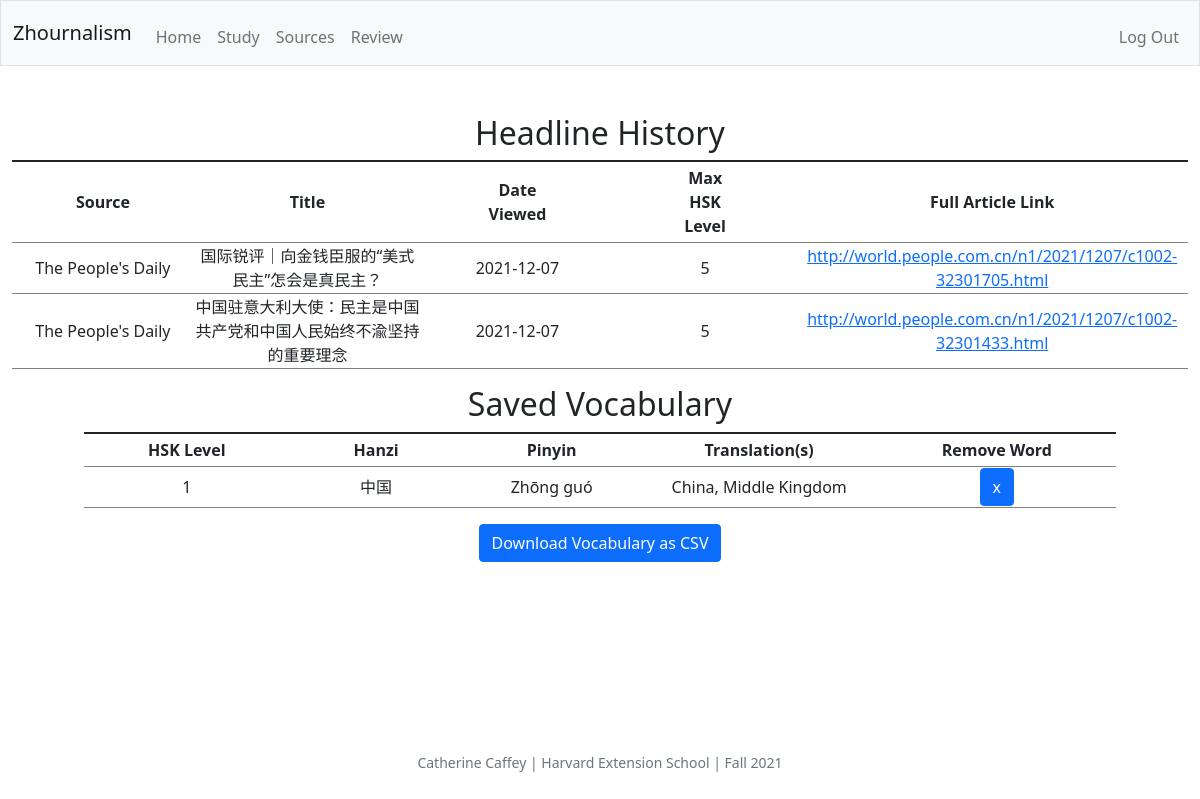
Screenshot of /review (signed in) with the database file from the repository.
### tables this page shows
CREATE TABLE user_headline_history (                 id INTEGER PRIMARY KEY AUTOINCREMENT NOT NULL,                 user_id INTEGER NOT NULL,                 date_viewed TEXT NOT NULL,                 headline_id INTEGER NOT NULL,                 FOREIGN KEY(headline_id) REFERENCES rss_items(id),                 FOREIGN KEY(user_id) REFERENCES users(id));

CREATE TABLE rss_items (                 id INTEGER PRIMARY KEY AUTOINCREMENT NOT NULL,                 source TEXT NOT NULL,                 title TEXT NOT NULL,                 tokenized_title TEXT,                 highest_hsk_level INTEGER,                 pub_date TEXT NOT NULL,                 link TEXT NOT NULL);

CREATE TABLE hsk_data (                 id INTEGER PRIMARY KEY NOT NULL,                 hsk_level INTEGER NOT NULL,                 hanzi TEXT NOT NULL,                 pinyin TEXT NOT NULL,                 translations TEXT NOT NULL);

### app.py (the view)
@app.route("/review", methods=["GET"])
@login_required
def review():
    viewed_headlines = db.execute("SELECT rss_items.source, rss_items.title, rss_items.link, rss_items.highest_hsk_level, user_headline_history.date_viewed \
                                   FROM rss_items LEFT JOIN user_headline_history \
                                   ON user_headline_history.headline_id=rss_items.id \
                                   WHERE user_headline_history.user_id = ?", session["user_id"])
    saved_vocab = select_saved_vocab()
    return render_template("review.html", viewed_headlines=viewed_headlines, saved_vocab=saved_vocab)

### app.py (called while the page is built)
@app.after_request
def after_request(response):
    response.headers["Cache-Control"] = "no-cache, no-store, must-revalidate"
    response.headers["Expires"] = 0
    response.headers["Pragma"] = "no-cache"
    return response

def select_saved_vocab():
    saved_vocab = db.execute("SELECT hsk_data.hsk_level, hsk_data.hanzi, hsk_data.pinyin, hsk_data.translations, hsk_data.id \
                                   FROM hsk_data LEFT JOIN user_vocab_history \
                                   ON user_vocab_history.vocab_id=hsk_data.id \
                                   WHERE user_vocab_history.user_id = ?", session["user_id"])
    for vocab in saved_vocab:
        translations_list = vocab['translations']
        cleaned_translations_list = translations_list.replace("[", "").replace("]", "").replace("'", "")
        vocab['translations'] = cleaned_translations_list
    return saved_vocab

### helpers.py (called while the page is built)
def login_required(f):
    @wraps(f)
    def decorated_function(*args, **kwargs):
        if session.get("user_id") is None:
            return redirect("/login")
        return f(*args, **kwargs)
    return decorated_function

### templates/review.html (shortened to what this page needs)
{% extends "layout.html" %}
{% block main %}
    <div class="mb-3">
        <div class="section table">
            <h2>Headline History</h2>
            <table>
                <thead>
                    <tr>
                        <th>Source</th>
                        <th>Title</th>
                        <th>Date Viewed</th>
                        <th>Max HSK Level</th>
                        <th>Full Article Link</th>
                    </tr>
                </thead>
                <tbody>
                    {% for headline in viewed_headlines %}
                        <tr>
                            <td>{{ headline['source'] }}</td>
                            <td>{{ headline['title'] }}</td>
                            <td>{{ headline['date_viewed'] }}</td>
                            <td>{{ headline['highest_hsk_level'] }}</td>
                            <td><a href="{{ headline['link'] }}">{{ headline['link'] }}</a></td>
                        </tr>
                    {% endfor %}
                </tbody>
            </table>
    </div>
    <div class="mb-3">
        <div class="section table" id="vocab-table">
            <h2>Saved Vocabulary</h2>
            <table>
                <thead>
                    <tr>
                        <th>HSK Level</th>
                        <th>Hanzi</th>
                        <th>Pinyin</th>
                        <th>Translation(s)</th>
                        <th>Remove Word</th>
                    </tr>
                </thead>
                <tbody>
                    {% for vocab in saved_vocab %}
                        <tr>
                            <td>{{ vocab['hsk_level'] }}</td>
                            <td>{{ vocab['hanzi'] }}</td>
                            <td>{{ vocab['pinyin'] }}</td>
                            <td>{{ vocab['translations'] }}</td>
                            <td>
                                <a class="btn btn-primary delete-word" data-id="{{ vocab['id'] }}">x</a>
                            </td>
                        </tr>
                    {% endfor %}
                </tbody>
            </table>
    </div>
    <div>
        <a href="/downloadcsv" class="btn btn-primary" id="download-csv-button">Download Vocabulary as CSV</a>
    </div>
{% endblock %}

### static/styles.css (style rules this page uses)
:root { --white: #F0F0F0; --black: #000000; --highlight-yellow: #fff0b3; --dark-gray: #A9A9A9; --navcolor: #D8BFD8; }
.table { display: flex; flex-direction: column; align-items: center; }
.table th { padding: 0.25em 4em; }

### rows the page displays
user_headline_history: source "The People's Daily", title "国际锐评｜向金钱臣服的“美式民主”怎会是真民主？", date_viewed "2021-12-07", highest_hsk_level "5", link "http://world.people.com.cn/n1/2021/1207/c1002-32301705.html"
user_headline_history: source "The People's Daily", title "中国驻意大利大使：民主是中国共产党和中国人民始终不渝坚持的重要理念", date_viewed "2021-12-07", highest_hsk_level "5", link "http://world.people.com.cn/n1/2021/1207/c1002-32301433.html"
hsk_data: hsk_level "1", hanzi "中国", pinyin "Zhōng guó", translations "China, Middle Kingdom"
